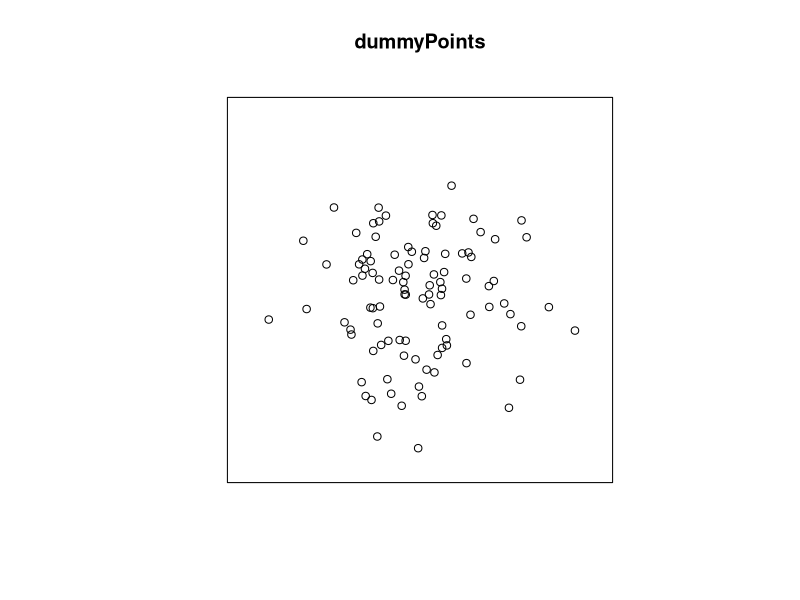

Reproduce this figure in R.
#===================================Point patterns with Ripley's K====================
#This script creates two point patterns, one clusters and one unifor and builds
#a function to compute and plot Ripley's K for each

#load spatstat,sf and ggplot

library(spatstat)
library(ggplot2)
library(sf)

#First build a clustered point pattern. We can do this simply by generating random x and y coordinates
#drawn from the same normal distribution for each (this means tha values for x and y will tend towards the mean so we can be sure of a clumped patter)

#set seed value for reproduceability
set.seed(9)
x <- rnorm(100, 100, 30)
y <- rnorm(100, 100, 30)

#create point pattern within a 200 by 200 unit square
dummyPoints <- ppp(x = x, y = y, window = square(200))

#plot
plot(dummyPoints)
points=dummyPoints

#create series of radii
r=1:100

#function to comute Ripley's K
funRipley=function(x,points){
  
  #get the intensity of the point pattern (~denisty)
  I=intensity(points)  
  
  #create two lists, one to collect theoreteical K values (assuming complete spatial randomness - CSR) 
  csrList=list()
  #and one for the empirical K (for the actual point pattern)
  kList=list()
  
  #for loop to iterate over all points and count the number of other points within distance x
  for(i in length(points)){
    #theoretical K under CSR is just intensity times the area of a circle with radius x divided by intensity, so just pi*r^2
    csrK=pi*x^2
    
    #now create a buffer of radius x and count all points within that buffer
    
    #buffer
    buff.i=st_buffer(st_as_sf(points[i]),dist=x)
    
    #the above buffer will buffer both the point and the window - we just want the point
    buff.i=buff.i[buff.i$label=="point",]
    
    #number of points within the buffer (minus the focal point itself- that doesn't count)
    numPoints=nrow(st_as_sf(points)[buff.i,])-1
    
    #K value 
    k=e.i/I
    
    #add theoretical K to the list
    csrList[[i]]=csrK
    #add the actual K to the other list
    kList[[i]]=k
    
    
  }
  
  df=data.frame(radius=x,crsK=mean(unlist(csrList)),empK=mean(unlist(kList)))
  
  return(df)
  
}
